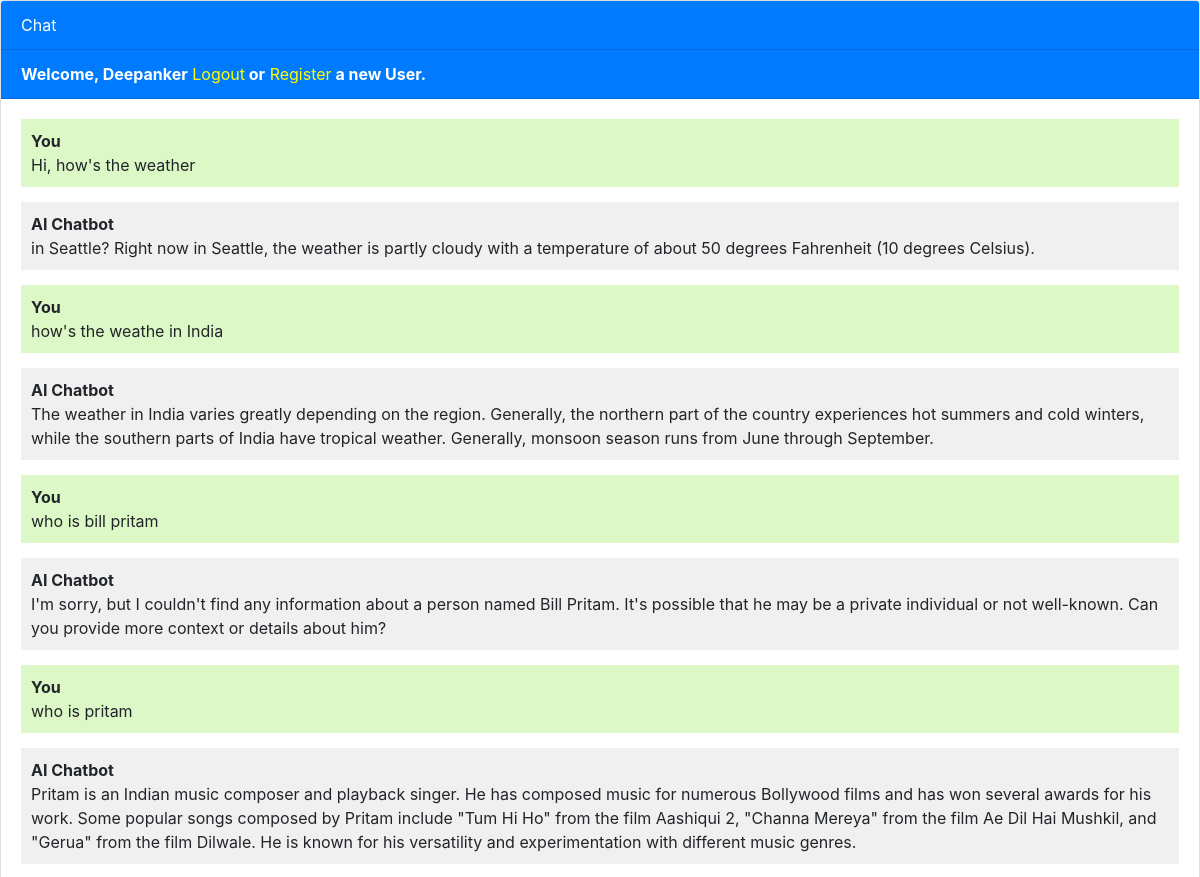
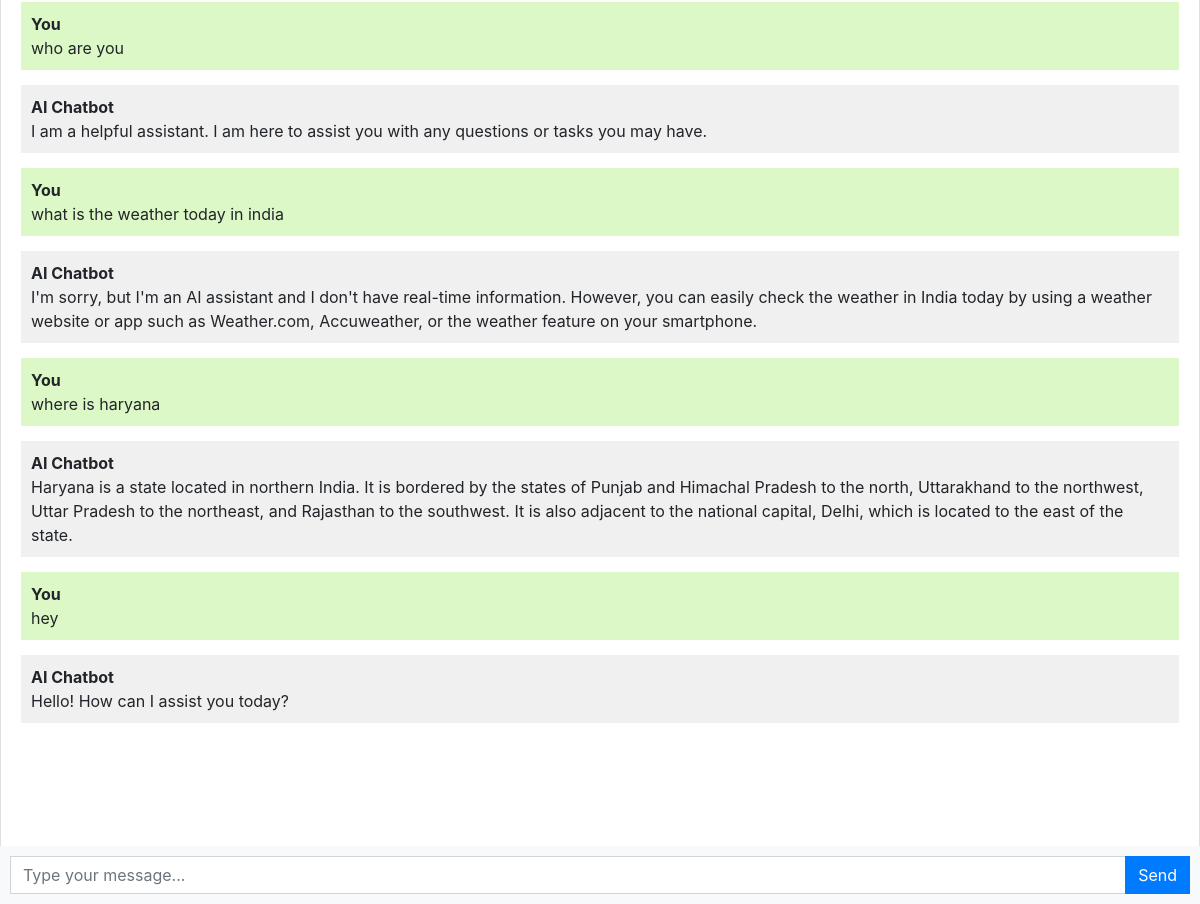
The app's page / (signed in) with its own data (2 pictures, top to bottom).
### chatbot/models.py (models this page shows, shortened)
class Chat(models.Model):
    user = models.ForeignKey(User, on_delete=models.CASCADE)
    message = models.TextField()
    response = models.TextField()
    created_at = models.DateTimeField(auto_now_add=True)

### chatbot/views.py (the view)
# urls.py: path("", views.chatbot, name='chatbot' ),
def chatbot(request):
    chats = Chat.objects.filter(user=request.user)
    if request.method == 'POST':
        message = request.POST.get('message')
        response=ask_openai(message)
        chat = Chat(user=request.user, message=message, response=response, created_at=timezone.now())
        chat.save()
        return JsonResponse({'message': message, 'response': response})
    return render(request, 'chatbot.html', {'chats': chats})

### templates/chatbot.html (shortened to what this page needs)
{% extends 'base.html' %}
{% block content %}
<div class="chat-container">
  <div class="card flex-grow-1">
    <div class="card-header bg-primary text-white">Chat</div>
    {% if user.is_authenticated %}
    <div class="card-header bg-primary text-white"><b>Welcome, {{user.username}}</b><a style="color: yellow;" href="logout"> Logout</a><b> or</b><a style="color: yellow;" href="register"> Register</a><b> a new User.</b></div>
    {% else %}
    <div class="card-header bg-primary text-white"><a style="color: yellow" href="login">Login</a>   <a style="color: yellow;" href="register">Register</a></div>
    {% endif %}
    <div class="card-body messages-box">
      <ul class="list-unstyled messages-list">
       {% for chat in chats %}
          {% if chat.user == request.user %}
            <li class="message sent">
          <div class="message-text">
            <div class="message-sender">
              <b>You</b>
            </div>
            <div class="message-content">
              {{chat.message}}
            </div>
          </div>
        </li>
        <li class="message received">
          <div class="message-text">
            <div class="message-sender">
              <b>AI Chatbot</b>
            </div>
            <div class="message-content">
              {{chat.response}}
            </div>
          </div>
        </li>
          {% endif %}
        {% endfor %}
      </ul>
    </div>
    <br><br>
    <br><br>
    <br><br>
  </div>
  <form class="message-form">
    <div class="input-group">
      <input type="text" class="form-control message-input" placeholder="Type your message...">
      <div class="input-group-append">
        <button type="submit" class="btn btn-primary btn-send">Send</button>
      </div>
    </div>
  </form>
</div>
{% endblock %}

### templates/base.html (shortened to what this page needs)
<!DOCTYPE html>
<html lang="en">
  <head>
    <link rel="stylesheet" href="https://stackpath.bootstrapcdn.com/bootstrap/4.3.1/css/bootstrap.min.css">
  </head>
  <body>
    {% block content %}{% endblock %}
  </body>
</html>

### templates/chatbot.html (style rules this page uses)
body, html { height: 100%; }
.messages-box { flex: 1; overflow-y: auto; }
.messages-list { padding-left: 0; }
.message { margin-bottom: 15px; list-style: none; }
.message-text { padding: 10px; border-radius: 5px; }
.sent { background-color: #dcf8c6; align-self: flex-end; }
.received { background-color: #f1f0f0; align-self: flex-start; }
.message-form { display: flex; position: fixed; bottom: 0; left: 0; right: 0; padding: 10px; background-color: #f8f9fa; }
.message-input { flex: 1; border-radius: 0; border-right: none; }
.btn-send { border-radius: 0; }
.chat-container { height: 100%; display: flex; flex-direction: column; }

### records on screen
Chat: message "Hi, how's the weather", response "in Seattle? Right now in Seattle, the weather is partly cloudy with a temperature of about 50 degrees Fahrenheit (10 degrees Celsius)."
Chat: message "how's the weathe in India", response "The weather in India varies greatly depending on the region. Generally, the northern part of the country experiences hot summers and cold winters, while the southern parts of India have tropical weather. Generally, monsoon season runs from June through September."
Chat: message "who is bill pritam", response "I'm sorry, but I couldn't find any information about a person named Bill Pritam. It's possible that he may be a private individual or not well-known. Can you provide more context or details about him?"
Chat: message "who is pritam", response "Pritam is an Indian music composer and playback singer. He has composed music for numerous Bollywood films and has won several awards for his work. Some popular songs composed by Pritam include \"Tum Hi Ho\" from the film Aashiqui 2, \"Channa Mereya\" from the film Ae Dil Hai Mushkil, and \"Gerua\" from the film Dilwale. He is known for his versatility and experimentation with different music genres."
Chat: message "who are you", response "I am a helpful assistant. I am here to assist you with any questions or tasks you may have."
Chat: message "what is the weather today in india", response "I'm sorry, but I'm an AI assistant and I don't have real-time information. However, you can easily check the weather in India today by using a weather website or app such as Weather.com, Accuweather, or the weather feature on your smartphone."
Chat: message "where is haryana", response "Haryana is a state located in northern India. It is bordered by the states of Punjab and Himachal Pradesh to the north, Uttarakhand to the northwest, Uttar Pradesh to the northeast, and Rajasthan to the southwest. It is also adjacent to the national capital, Delhi, which is located to the east of the state."
Chat: message "hey", response "Hello! How can I assist you today?"

### other values on screen
{{ user.username }} "Deepanker"
